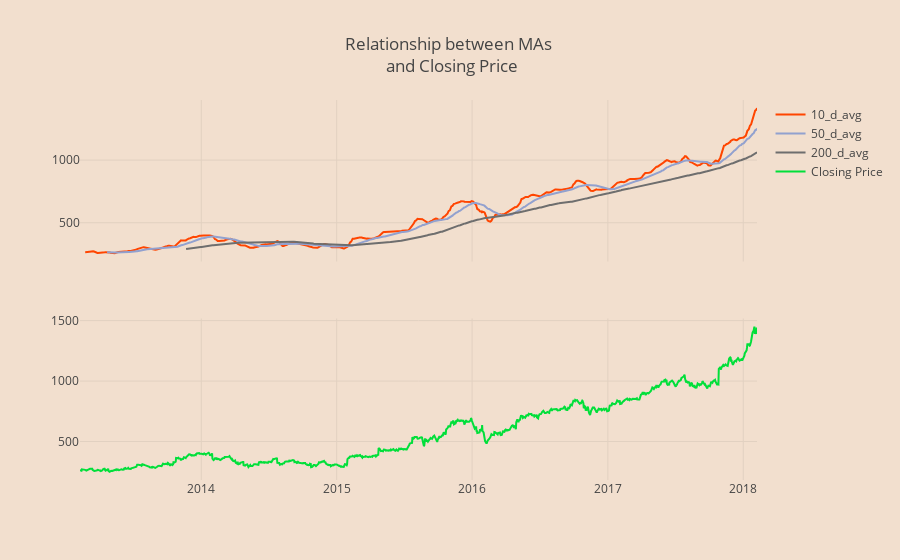

Notebook source saved alongside this figure:
### Code cell
fig = tls.make_subplots(rows=2, cols=1, shared_xaxes=True)

colors = ['#ff4500', '#92a1cf', '#6E6E6E']
avgs = ['10_d_avg', '50_d_avg', '200_d_avg']
# for i,c in zip(range(n),color):
#    ax1.plot(x, y,c=c)

for col, c in zip(avgs, colors):
    fig.append_trace({'x': amzn_df.index, 'y': amzn_df[col], 'type': 'scatter', 'name': col, 'line': {'color': c}}, 1, 1)
for col in ['close']:
    fig.append_trace({'x': amzn_df.index, 'y': amzn_df[col], 'type': 'scatter', 'name': 'Closing Price', 'line':{'color': '#01DF3A'}}, 2, 1)
    
fig['layout'].update(height=800,title='Relationship between MAs <br> and Closing Price',
                    paper_bgcolor='#F2DFCE', plot_bgcolor='#F2DFCE')
    
iplot(fig, filename='pandas/mixed-type subplots')

### Figure 1 — Plotly figure (JSON) as saved in the notebook; plotly's stock layout.template omitted (floating-point values rounded to 4 significant figures; data arrays with more than 128 entries replaced by an {"elided": "..."} marker saying what was removed)
{"data": [{"line": {"color": "#ff4500"}, "name": "10_d_avg", "x": {"elided": "1259 str values"}, "y": {"elided": "1259 float values"}, "type": "scatter", "uid": "4beeb08d-782d-4ed7-a32c-0c2c571c121b", "xaxis": "x", "yaxis": "y"}, {"line": {"color": "#92a1cf"}, "name": "50_d_avg", "x": {"elided": "1259 str values"}, "y": {"elided": "1259 float values"}, "type": "scatter", "uid": "ae854b5c-e0fa-4c8b-8a52-f08172198e15", "xaxis": "x", "yaxis": "y"}, {"line": {"color": "#6E6E6E"}, "name": "200_d_avg", "x": {"elided": "1259 str values"}, "y": {"elided": "1259 float values"}, "type": "scatter", "uid": "06a13ba9-dbb1-4cbd-9ee2-549802b7571b", "xaxis": "x", "yaxis": "y"}, {"line": {"color": "#01DF3A"}, "name": "Closing Price", "x": {"elided": "1259 str values"}, "y": {"elided": "1259 float values"}, "type": "scatter", "uid": "dfc5a18a-c582-48eb-957b-cd2f5a83c7e7", "xaxis": "x", "yaxis": "y2"}], "layout": {"xaxis": {"anchor": "y2", "domain": [0, 1], "type": "date", "range": ["2013-02-08", "2018-02-07"], "autorange": true}, "yaxis": {"anchor": "free", "domain": [0.575, 1], "position": 0, "type": "linear", "range": [190.5, 1480.0], "autorange": true}, "yaxis2": {"anchor": "x", "domain": [0, 0.425], "type": "linear", "range": [181.4, 1518.0], "autorange": true}, "title": {"text": "Relationship between MAs <br> and Closing Price"}, "paper_bgcolor": "#F2DFCE", "plot_bgcolor": "#F2DFCE", "autosize": true}}
